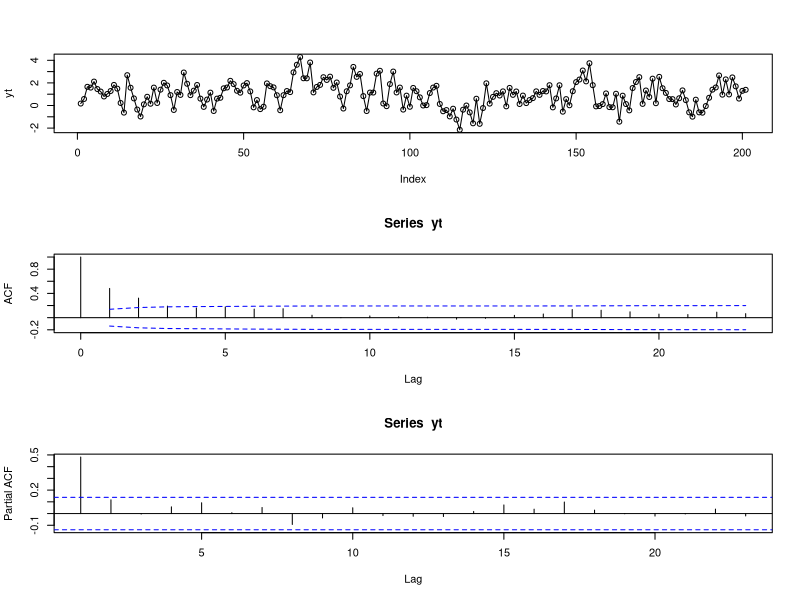
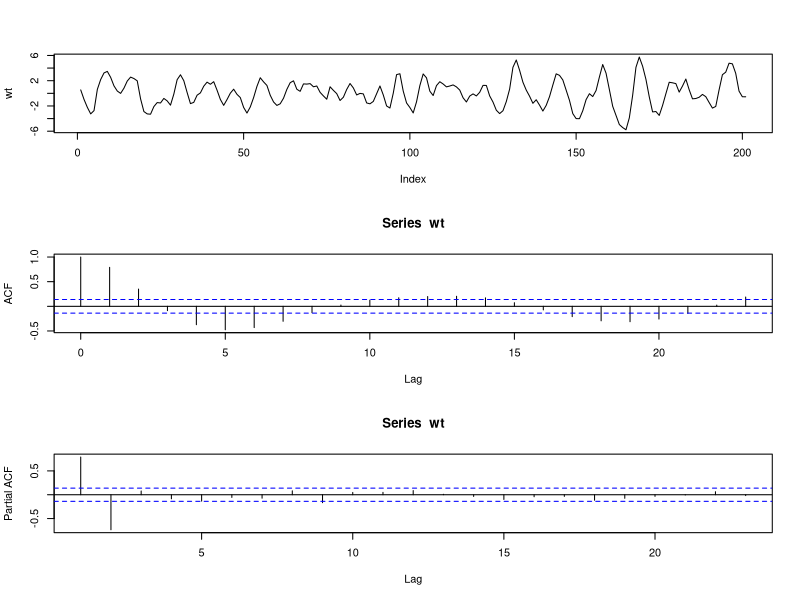
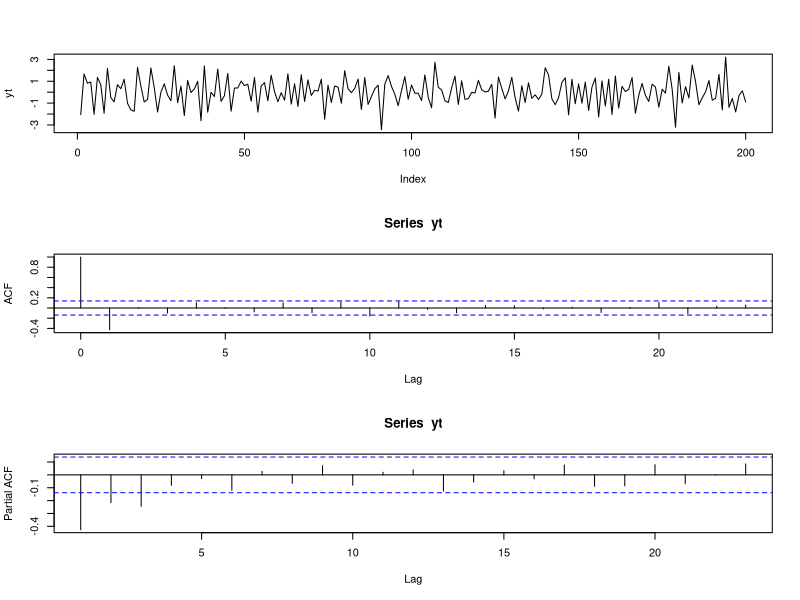

Write the R code that produced these figures, in order. (Note: this script raises an error after producing the figures.)

## Simulate AR(1) with mean mu
n = 200
et = rnorm(n+1)
mu=1
phi = 0.5
yt=c(et[1]/sqrt(1-phi^2) + mu)

for(i in 2:(n+1)){

yt=c(yt,mu + phi*(yt[i-1]-mu) + et[i])

}

par(mfrow=c(3,1))
plot(yt,type='o')
acf(yt,ci.type='ma')
pacf(yt)

ar(yt,order.max=1,method='yw') # method of moments
ar(yt,order.max=1,method='ols') # conditional sum of squares
ar(yt,order.max=1,method='mle') # maximum likelihood



## Simulate AR(2) with mean 0
n = 200

et = rnorm(n+1)
var(et)
phia = 1.3
phib = -0.7

c2 = phia/(1-phib)
c1 = 1/sqrt(1-c2^2)

wt=c(c1*et[1])
wt=c(wt,c2*wt[1] + et[2])

for(i in 3:(n+1)){
wt=c(wt, phia*wt[i-1] + phib*wt[i-2]  + et[i])
}

par(mfrow=c(3,1))
plot(wt, type = "l")
acf(wt)
pacf(wt)

ar(wt,order.max=2,method='yw') # method of moments
ar(wt,order.max=2,method='ols') # conditional sum of squares
ar(wt,order.max=2,method='mle') # maximum likelihood

arima(wt,order=c(2,0,0),method='CSS',include.mean=F)
arima(wt,order=c(2,0,0),method='ML',include.mean=F)

## Simulate MA(1) with mean 0

n = 200

et = rnorm(n+1)
theta1 = 0.7

yt=c()


for(i in 2:(n+1)){
yt=c(yt, et[i]-theta1*et[i-1])
}

par(mfrow=c(3,1))
plot(yt, type = "l")
acf(yt)
pacf(yt)



acflag1=(acf(yt, plot=FALSE)$acf)[2]

(-1+sqrt(1-4*acflag1^2))/(2*acflag1)
(-1-sqrt(1-4*acflag1^2))/(2*acflag1)

arima(yt,order=c(0,0,1),method='CSS-ML',include.mean=F)
arima(yt,order=c(0,0,1),method='CSS',include.mean=F)
arima(yt,order=c(0,0,1),method='ML',include.mean=F)


# Exhibit 7.7
data(color)
par(mfrow=c(3,1))
plot(color, type = "l")
acf(color)
pacf(color)

arima(color,order=c(0,0,1))
arima(color,order=c(1,0,0))


# Exhibit 7.8
data(hare)
par(mfrow=c(3,1))
plot(hare, type = "l")
acf(hare)
pacf(hare)

par(mfrow=c(1,1))
BoxCox.ar(hare, lambda = seq(0,1, 0.01))

par(mfrow=c(3,1))
plot(sqrt(hare), type = "l")
acf(sqrt(hare))
pacf(sqrt(hare))

arima(sqrt(hare),order=c(3,0,0))
arima(sqrt(hare),order=c(3,0,0),fixed=c(NA,0,NA,NA))


# Exhibit 7.9
data(oil.price)
plot(oil.price, type = 'o')

par(mfrow=c(3,1))
plot(oil.price, type = "l")
acf(oil.price)
pacf(oil.price)

BoxCox.ar(oil.price,lambda = seq(-0.5, 0.5, 0.01))

length(oil.price)
oilp=ts(oil.price[1:(241-12)],start=c(1986,1),freq=12)

BoxCox.ar(oilp,lambda = seq(-0.5, 0.5, 0.01))

par(mfrow=c(3,1))
plot(log(oil.price), type = "l")
acf(log(oil.price))
pacf(log(oil.price))

par(mfrow=c(3,1))
plot(diff(log(oil.price)), type = "l")
acf(diff(log(oil.price)))
pacf(diff(log(oil.price)))

arima(log(oil.price),order=c(0,1,1)) 
arima(log(oil.price),order=c(1,1,0))
